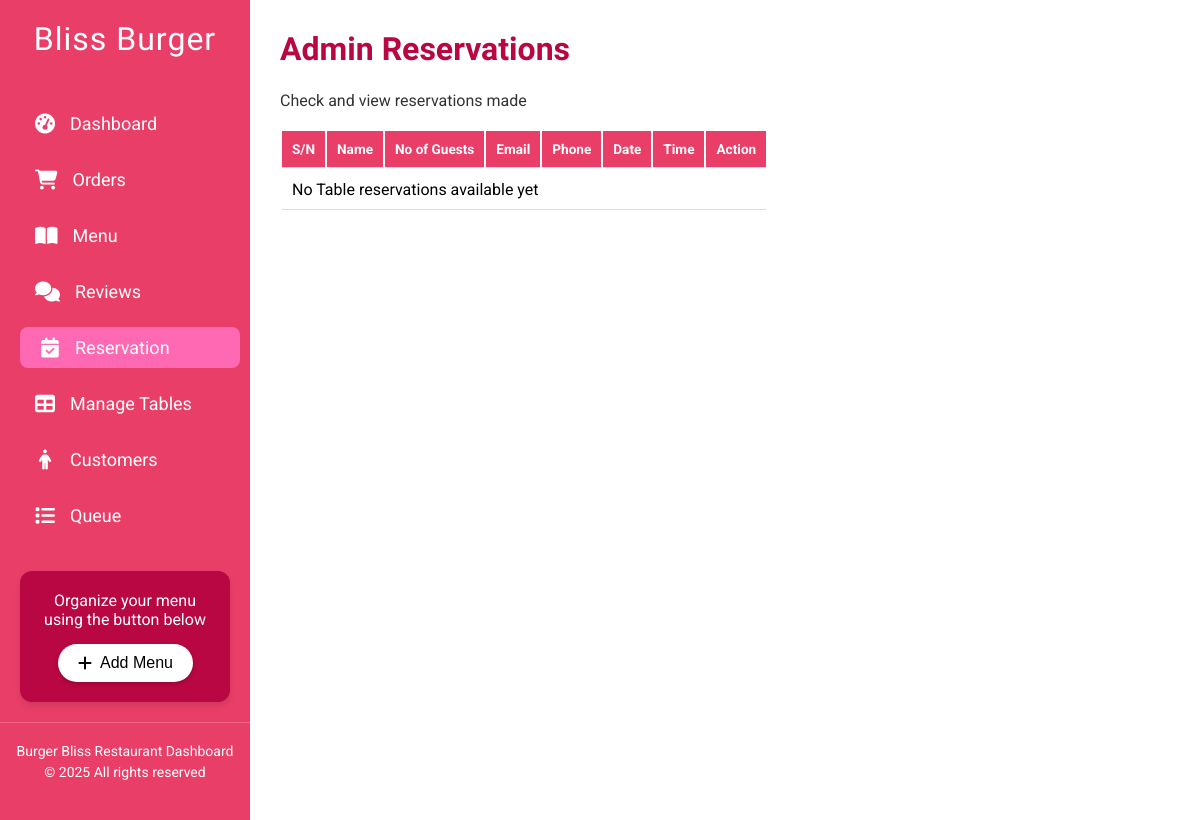
The page /php_admin/admin_reservation.php on the database as committed earlier.
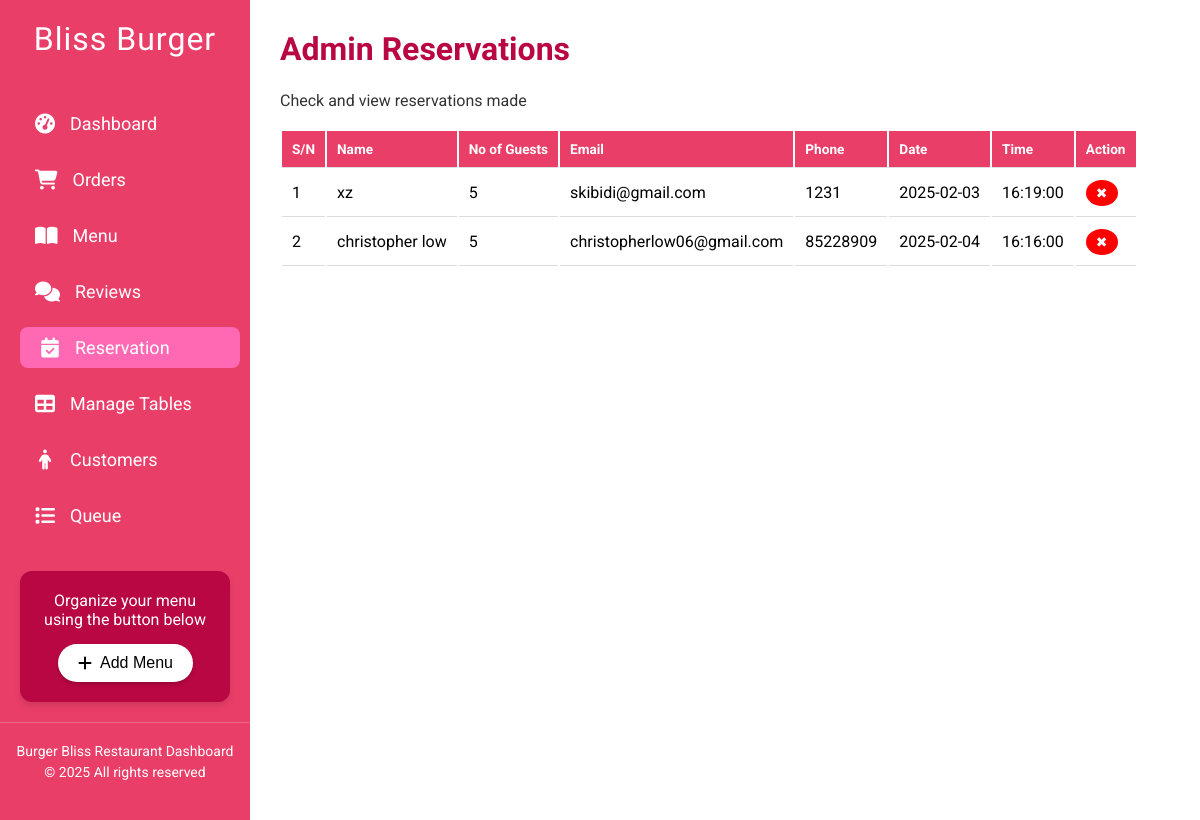
The same page on the database as committed later.
### tables this page shows
CREATE TABLE `reservation` (
  `id` int(11) NOT NULL,
  `name` varchar(255) NOT NULL,
  `email` varchar(255) NOT NULL,
  `contact` varchar(15) NOT NULL,
  `date_rsv` date NOT NULL,
  `time_rsv` time NOT NULL,
  `guests` int(11) NOT NULL
);

### php_admin/admin_reservation.php (the view, shortened to what this page needs)
<?php
include 'db_connection.php';
$per_page = 20;
$page = isset($_GET['page']) ? $_GET['page'] : 1;
$start = ($page - 1) * $per_page;
$reserve = $conn->query("SELECT * FROM reservation ORDER BY date_rsv ASC, time_rsv ASC LIMIT $start, $per_page");
?>
<!DOCTYPE html>
<html lang="en">
<head>
    <link rel="stylesheet" href="https://cdnjs.cloudflare.com/ajax/libs/font-awesome/6.4.0/css/all.min.css"/>
    <link rel="stylesheet" href="../css/admin_reservation.css">
    <link rel="stylesheet" href="https://cdn.datatables.net/1.11.5/css/jquery.dataTables.min.css">
</head>
<body>
<div class="container">
    <?php include "admin_navbar.php" ?>
    <div class="main-content container-fluid">
        <h1>Admin Reservations</h1>
        <p style="padding-bottom:15px;">Check and view reservations made</p>
        <table id="reservation-table" class="reservation-table table-striped table-bordered">
            <thead>
                <tr>
                    <th>S/N</th>
                    <th>Name</th>
                    <th>No of Guests</th>
                    <th>Email</th>
                    <th>Phone</th>
                    <th>Date</th>
                    <th>Time</th>
                    <th>Action</th>
                </tr>
            </thead>
            <tbody>
                <?php if ($reserve->num_rows > 0): ?>
                    <?php $x = 1; ?>
                    <?php while ($row = $reserve->fetch_assoc()): ?>
                        <tr>
                            <td><?= $x++ ?></td>
                            <td><?= htmlspecialchars($row['name']) ?></td>
                            <td><?= htmlspecialchars($row['guests']) ?></td>
                            <td><?= htmlspecialchars($row['email']) ?></td>
                            <td><?= htmlspecialchars($row['contact']) ?></td>
                            <td><?= htmlspecialchars($row['date_rsv']) ?></td>
                            <td><?= htmlspecialchars($row['time_rsv']) ?></td>
                            <td>
                                <form method="POST" onsubmit="return confirmDelete();">
                                    <button type="submit" class="delete-btn">✖</button>
                                </form>
                            </td>
                        </tr>
                    <?php endwhile; ?>
                <?php else: ?>
                    <tr>
                        <td colspan="8" class="text-center">No Table reservations available yet</td>
                    </tr>
                <?php endif; ?>
            </tbody>
        </table>
    </div>
</div>
</body>
</html>

Rows that differ between the two databases and show on the page:
added reservation: name "xz", guests "5", email "skibidi@gmail.com", contact "1231", date_rsv "2025-02-03", time_rsv "16:19:00"
added reservation: name "christopher low", guests "5", email "christopherlow06@gmail.com", contact "85228909", date_rsv "2025-02-04", time_rsv "16:16:00"
Other text that changed with them:
text no longer shown: "No Table reservations available yet"
